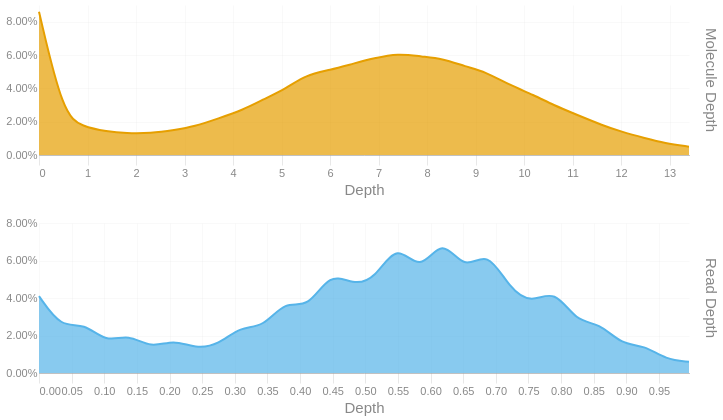

The code cell stored with this chart in its notebook:
### Code cell
readdep = depth_hist(tb['Read Depth'], q99, 3)
readdep = readdep.with_columns(pl.lit('Read Depth').alias('Metric'))
if not SKIPLR:
    moldep = depth_hist(tb['Molecule Depth'], mol_q99, 1)
    moldep = moldep.with_columns(pl.lit('Molecule Depth').alias('Metric'))
    _hist = pl.concat([readdep, moldep])
    _hist = _hist.filter(pl.col('Proportion') != 0)
    with SafeRender(_hist):
        (
            alt.Chart(_hist)        
            .mark_area(interpolate = "basis")
            .encode(
                x=alt.X('Bin:Q').scale(domainMin=0).axis(alt.Axis(title='Depth')),
                y = alt.Y('Proportion:Q', title = None).axis(format = '.2%'),
                color = alt.Color('Metric:N').legend(None),
                row = alt.Row("Metric:N").header(title = None, labelOrient = 'right'),
                tooltip = [
                    alt.Tooltip("Metric:N", title = "Metric"),
                    alt.Tooltip('Interval:N', title = "Depth Interval"),
                    alt.Tooltip('Proportion:Q', title = "% Alignments").format('.2%')
                ]
            )
            .resolve_scale(x='independent', y='independent')
            .properties(
                height = 150, width = 650,
                usermeta={'embedOptions': {'downloadFileName': f'{samplename}.depth.hist'}}
            )
        ).display()
else:
    readdep = readdep.filter(pl.col('Proportion') != 0)
    with SafeRender(readdep):
        (
            alt.Chart(readdep)        
            .mark_area(interpolate = "basis")
            .encode(
                x=alt.X('Bin:Q').scale(domainMin=0).axis(alt.Axis(title='Depth')),
                y = alt.Y('Proportion:Q', title = None).axis(format = '.2%'),
                tooltip = [
                    alt.Tooltip('Interval:N', title = "Depth Interval"),
                    alt.Tooltip('Proportion:Q', title = "% Alignments").format('.2%')
                ]
            )
            .properties(
                usermeta={'embedOptions': {'downloadFileName': f'{samplename}.depth.hist'}}
            )
        ).display()

### Figure 1 — Vega-Lite specification as saved in the notebook (floating-point values rounded to 4 significant figures)
{"width": 650, "height": 150, "config": {"title": {"anchor": "start", "dy": -15, "fontSize": 18, "color": "#888888", "subtitleColor": "#888888", "subtitleFontSize": 14}, "arc": {"fill": "#0072B2"}, "axis": {"domainColor": "#888888", "domainWidth": 0.5, "gridWidth": 0.2, "grid": false, "titleFontWeight": 400, "titleFontSize": 15, "labelFontSize": 11, "labelColor": "#888888", "tickColor": "#888888", "tickWidth": 0.2, "titleColor": "#888888"}, "axisBand": {"grid": false}, "axisX": {"grid": true, "tickSize": 10, "domainCap": "round"}, "axisY": {"domain": false, "grid": true, "tickSize": 0, "domainCap": "round"}, "background": "transparent", "header": {"labelFontSize": 15, "labelColor": "#888888", "titleFontSize": 15, "titleFontWeight": 600, "titleColor": "#888888"}, "legend": {"labelFont": "sans-serif", "labelFontSize": 12, "labelColor": "#888888", "symbolSize": 100, "symbolType": "circle", "titleFontSize": 12, "titlePadding": 10, "titleColor": "#888888", "title": null}, "range": {"category": ["#E69F00", "#56B4E9", "#009E73", "#F0E442", "#0072B2", "#D55E00", "#CC79A7", "#000000"], "diverging": ["#cfe8f3", "#a2d4ec", "#73bfe2", "#46abdb", "#1696d2", "#12719e"]}, "area": {"fill": "#0072B2", "fillOpacity": 0.7, "line": true, "strokeOpacity": 0.7}, "line": {"color": "#0072B2", "stroke": "#0072B2", "strokeWidth": 2}, "trail": {"color": "#0072B2", "stroke": "#0072B2", "strokeWidth": 0, "size": 1}, "point": {"filled": true, "fillOpacity": 1.0, "size": 95}, "text": {"color": "#888888", "fontSize": 11, "align": "right", "fontWeight": 400, "size": 11}, "bar": {"fill": "#0072B2", "stroke": null}, "view": {"stroke": null, "continuousWidth": 660, "continuousHeight": 400}}, "data": {"name": "data-e4e1df21f326a0fd478eaa67f981242c"}, "mark": {"type": "area", "interpolate": "basis"}, "encoding": {"color": {"field": "Metric", "legend": null, "type": "nominal"}, "row": {"field": "Metric", "header": {"title": null, "labelOrient": "right"}, "type": "nominal"}, "tooltip": [{"field": "Metric", "title": "Metric", "type": "nominal"}, {"field": "Interval", "title": "Depth Interval", "type": "nominal"}, {"field": "Proportion", "format": ".2%", "title": "% Alignments", "type": "quantitative"}], "x": {"axis": {"title": "Depth"}, "field": "Bin", "scale": {"domainMin": 0}, "type": "quantitative"}, "y": {"axis": {"format": ".2%"}, "field": "Proportion", "title": null, "type": "quantitative"}}, "resolve": {"scale": {"x": "independent", "y": "independent"}}, "usermeta": {"embedOptions": {"downloadFileName": "TF26LRJL0049_5B_10484332_23Y22YLT4_L7.depth.hist"}}, "$schema": "https://vega.github.io/schema/vega-lite/v6.4.1.json", "datasets": {"data-e4e1df21f326a0fd478eaa67f981242c": [{"Bin": 0.0, "Interval": "0.0-0.034", "Proportion": 0.041, "Metric": "Read Depth"}, {"Bin": 0.034, "Interval": "0.034-0.069", "Proportion": 0.024, "Metric": "Read Depth"}, {"Bin": 0.069, "Interval": "0.069-0.103", "Proportion": 0.027, "Metric": "Read Depth"}, {"Bin": 0.103, "Interval": "0.103-0.137", "Proportion": 0.016, "Metric": "Read Depth"}, {"Bin": 0.137, "Interval": "0.137-0.172", "Proportion": 0.021, "Metric": "Read Depth"}, {"Bin": 0.172, "Interval": "0.172-0.206", "Proportion": 0.013, "Metric": "Read Depth"}, {"Bin": 0.206, "Interval": "0.206-0.24", "Proportion": 0.018, "Metric": "Read Depth"}, {"Bin": 0.24, "Interval": "0.24-0.275", "Proportion": 0.013, "Metric": "Read Depth"}, {"Bin": 0.275, "Interval": "0.275-0.309", "Proportion": 0.015, "Metric": "Read Depth"}, {"Bin": 0.309, "Interval": "0.309-0.343", "Proportion": 0.025, "Metric": "Read Depth"}, {"Bin": 0.343, "Interval": "0.343-0.378", "Proportion": 0.024, "Metric": "Read Depth"}, {"Bin": 0.378, "Interval": "0.378-0.412", "Proportion": 0.039, "Metric": "Read Depth"}, {"Bin": 0.412, "Interval": "0.412-0.446", "Proportion": 0.034, "Metric": "Read Depth"}, {"Bin": 0.446, "Interval": "0.446-0.481", "Proportion": 0.054, "Metric": "Read Depth"}, {"Bin": 0.481, "Interval": "0.481-0.515", "Proportion": 0.047, "Metric": "Read Depth"}, {"Bin": 0.515, "Interval": "0.515-0.549", "Proportion": 0.05, "Metric": "Read Depth"}, {"Bin": 0.549, "Interval": "0.549-0.584", "Proportion": 0.07, "Metric": "Read Depth"}, {"Bin": 0.584, "Interval": "0.584-0.618", "Proportion": 0.053, "Metric": "Read Depth"}, {"Bin": 0.618, "Interval": "0.618-0.652", "Proportion": 0.073, "Metric": "Read Depth"}, {"Bin": 0.652, "Interval": "0.652-0.687", "Proportion": 0.054, "Metric": "Read Depth"}, {"Bin": 0.687, "Interval": "0.687-0.721", "Proportion": 0.066, "Metric": "Read Depth"}, {"Bin": 0.721, "Interval": "0.721-0.755", "Proportion": 0.045, "Metric": "Read Depth"}, {"Bin": 0.755, "Interval": "0.755-0.79", "Proportion": 0.037, "Metric": "Read Depth"}, {"Bin": 0.79, "Interval": "0.79-0.824", "Proportion": 0.045, "Metric": "Read Depth"}, {"Bin": 0.824, "Interval": "0.824-0.858", "Proportion": 0.027, "Metric": "Read Depth"}, {"Bin": 0.858, "Interval": "0.858-0.893", "Proportion": 0.027, "Metric": "Read Depth"}, {"Bin": 0.893, "Interval": "0.893-0.927", "Proportion": 0.015, "Metric": "Read Depth"}, {"Bin": 0.927, "Interval": "0.927-0.961", "Proportion": 0.015, "Metric": "Read Depth"}, {"Bin": 0.961, "Interval": "0.961-0.996", "Proportion": 0.007, "Metric": "Read Depth"}, {"Bin": 0.996, "Interval": "0.996-1.03", "Proportion": 0.006, "Metric": "Read Depth"}, {"Bin": 0.0, "Interval": "0.0-0.5", "Proportion": 0.086, "Metric": "Molecule Depth"}, {"Bin": 0.5, "Interval": "0.5-0.9", "Proportion": 0.024, "Metric": "Molecule Depth"}, {"Bin": 0.9, "Interval": "0.9-1.4", "Proportion": 0.017, "Metric": "Molecule Depth"}, {"Bin": 1.4, "Interval": "1.4-1.8", "Proportion": 0.014, "Metric": "Molecule Depth"}, {"Bin": 1.8, "Interval": "1.8-2.3", "Proportion": 0.013, "Metric": "Molecule Depth"}, {"Bin": 2.3, "Interval": "2.3-2.8", "Proportion": 0.013, "Metric": "Molecule Depth"}, {"Bin": 2.8, "Interval": "2.8-3.2", "Proportion": 0.015, "Metric": "Molecule Depth"}, {"Bin": 3.2, "Interval": "3.2-3.7", "Proportion": 0.017, "Metric": "Molecule Depth"}, {"Bin": 3.7, "Interval": "3.7-4.2", "Proportion": 0.022, "Metric": "Molecule Depth"}, {"Bin": 4.2, "Interval": "4.2-4.6", "Proportion": 0.027, "Metric": "Molecule Depth"}, {"Bin": 4.6, "Interval": "4.6-5.1", "Proportion": 0.033, "Metric": "Molecule Depth"}, {"Bin": 5.1, "Interval": "5.1-5.5", "Proportion": 0.04, "Metric": "Molecule Depth"}, {"Bin": 5.5, "Interval": "5.5-6.0", "Proportion": 0.048, "Metric": "Molecule Depth"}, {"Bin": 6.0, "Interval": "6.0-6.5", "Proportion": 0.051, "Metric": "Molecule Depth"}, {"Bin": 6.5, "Interval": "6.5-6.9", "Proportion": 0.055, "Metric": "Molecule Depth"}, {"Bin": 6.9, "Interval": "6.9-7.4", "Proportion": 0.058, "Metric": "Molecule Depth"}, {"Bin": 7.4, "Interval": "7.4-7.9", "Proportion": 0.061, "Metric": "Molecule Depth"}, {"Bin": 7.9, "Interval": "7.9-8.3", "Proportion": 0.059, "Metric": "Molecule Depth"}, {"Bin": 8.3, "Interval": "8.3-8.8", "Proportion": 0.058, "Metric": "Molecule Depth"}, {"Bin": 8.8, "Interval": "8.8-9.2", "Proportion": 0.053, "Metric": "Molecule Depth"}, {"Bin": 9.2, "Interval": "9.2-9.7", "Proportion": 0.05, "Metric": "Molecule Depth"}, {"Bin": 9.7, "Interval": "9.7-10.2", "Proportion": 0.042, "Metric": "Molecule Depth"}, {"Bin": 10.2, "Interval": "10.2-10.6", "Proportion": 0.036, "Metric": "Molecule Depth"}, {"Bin": 10.6, "Interval": "10.6-11.1", "Proportion": 0.03, "Metric": "Molecule Depth"}, {"Bin": 11.1, "Interval": "11.1-11.6", "Proportion": 0.024, "Metric": "Molecule Depth"}, {"Bin": 11.6, "Interval": "11.6-12.0", "Proportion": 0.018, "Metric": "Molecule Depth"}, {"Bin": 12.0, "Interval": "12.0-12.5", "Proportion": 0.014, "Metric": "Molecule Depth"}, {"Bin": 12.5, "Interval": "12.5-12.9", "Proportion": 0.01, "Metric": "Molecule Depth"}, {"Bin": 12.9, "Interval": "12.9-13.4", "Proportion": 0.007, "Metric": "Molecule Depth"}, {"Bin": 13.4, "Interval": "13.4-13.87", "Proportion": 0.005, "Metric": "Molecule Depth"}]}}
